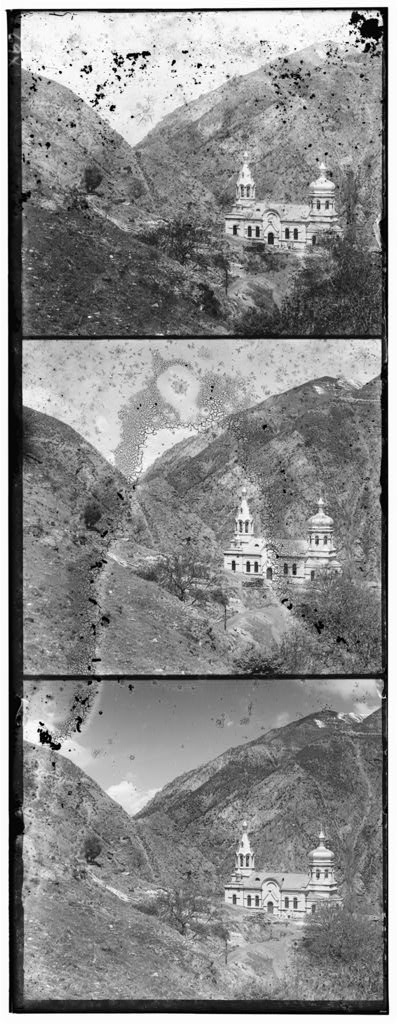
#> input picture data/images/00056v.jpg, 398 x 1024 px, found by its file name; its folder holds only this picture in this run
$ python main.py
#> lines starting #> are read from the running program, lines starting #| are printed output that depends on the picture
### alignment.py
import numpy as np
import cv2

def split_image(image):
    """Splits grayscale image into B, G, R channels (top to bottom)."""
    h = image.shape[0] // 3
    B = image[0:h, :]
    G = image[h:2*h, :]
    R = image[2*h:3*h, :]
    return B, G, R


def ssd_metric(img1, img2):
    """Computes Sum of Squared Differences (SSD) between two images."""
    diff = img1.astype(np.float32) - img2.astype(np.float32)
    return np.sum(diff ** 2)


# [9 lines left out: function ncc_metric, not called in this run]


def align_channels(ref, target, search_range=15, metric="ssd"):
    """
    Aligns target channel to reference channel using SSD or NCC.
    Returns the optimal (dy, dx) shift.
    """
    best_score = float('inf') if metric == "ssd" else -float('inf')
    best_shift = (0, 0)

    h, w = ref.shape
    crop_h = int(0.1 * h)
    crop_w = int(0.1 * w)

    # Crop both images to ignore noisy borders (10%)
    ref_cropped = ref[crop_h:-crop_h, crop_w:-crop_w]

    for dy in range(-search_range, search_range + 1):
        for dx in range(-search_range, search_range + 1):
            # Kaydırma: dışarı taşan kısımlar 0 olacak (wrap-around yok)
            shifted = np.roll(target, (dy, dx), axis=(0, 1))
            shifted[:crop_h, :] = 0
            shifted[-crop_h:, :] = 0
            shifted[:, :crop_w] = 0
            shifted[:, -crop_w:] = 0

            shifted_cropped = shifted[crop_h:-crop_h, crop_w:-crop_w]

            # Hesapla
            score = (
                ssd_metric(ref_cropped, shifted_cropped)
                if metric == "ssd"
                else ncc_metric(ref_cropped, shifted_cropped)
            )

            if (metric == "ssd" and score < best_score) or (metric == "ncc" and score > best_score):
                best_score = score
                best_shift = (dy, dx)

    return best_shift


def pyramid_align(ref, target, levels=3, metric="ssd"):
    """
    Pyramid-based alignment for large images.
    Returns (dy, dx) shift with coarse-to-fine strategy.
    """
    # Base case: lowest pyramid level
    if levels == 0 or min(ref.shape) < 50:
        return align_channels(ref, target, search_range=15, metric=metric)

    # Create downsampled versions
    ref_small = cv2.pyrDown(ref)
    target_small = cv2.pyrDown(target)

    # Recursive alignment at smaller scale
    dy, dx = pyramid_align(ref_small, target_small, levels - 1, metric)

    # Scale back the shift
    dy, dx = dy * 2, dx * 2

    # Refine around the scaled estimate
    refined_shift = align_channels(
        ref, np.roll(target, (dy, dx), axis=(0, 1)), search_range=2, metric=metric
    )
    final_dy = dy + refined_shift[0]
    final_dx = dx + refined_shift[1]

    return (final_dy, final_dx)

### utils.py
import time
import cv2
import os
import numpy as np

import cv2
import numpy as np

def auto_crop(image, threshold_ratio=0.05, min_crop=5):
    """
    Bonus 4: Automatic Edge Cropping
    Detects and removes black borders or alignment artifacts automatically
    by analyzing pixel intensity on all four edges (top, bottom, left, right).

    Returns:
        cropped (ndarray): Cropped version of the image
    """

    # Convert image to grayscale for intensity analysis
    gray = cv2.cvtColor(image, cv2.COLOR_BGR2GRAY)

    # Compute intensity threshold (minimum 10 to handle bright images)
    threshold = max(10, np.mean(gray) * threshold_ratio)

    h, w = gray.shape

    # --- TOP EDGE ---
    top = 0
    for y in range(h // 3):  # Only check the upper third
        if np.mean(gray[y, :]) > threshold:
            top = max(y - min_crop, 0)
            break

    # --- BOTTOM EDGE ---
    bottom = h
    for y in range(h - 1, h // 3, -1):  # Scan upward from bottom
        if np.mean(gray[y, :]) > threshold:
            bottom = min(y + min_crop, h)
            break

    # --- LEFT EDGE ---
    left = 0
    for x in range(w // 3):  # Only check the left third
        if np.mean(gray[:, x]) > threshold:
            left = max(x - min_crop, 0)
            break

    # --- RIGHT EDGE ---
    right = w
    for x in range(w - 1, w // 3, -1):  # Scan leftward from right
        if np.mean(gray[:, x]) > threshold:
            right = min(x + min_crop, w)
            break

    # --- CROP IMAGE ---
    cropped = image[top:bottom, left:right]

    return cropped


def measure_time(func):
    """Decorator for measuring function execution time."""
    def wrapper(*args, **kwargs):
        start = time.time()
        result = func(*args, **kwargs)
        duration = time.time() - start
        return result, duration
    return wrapper


def save_results(result_dir, base_name, unaligned, aligned, enhanced):
    """Saves output images to results directory."""
    os.makedirs(result_dir, exist_ok=True)
    cv2.imwrite(os.path.join(result_dir, f"{base_name}_unaligned.jpg"), unaligned)
    cv2.imwrite(os.path.join(result_dir, f"{base_name}_aligned.jpg"), aligned)
    cv2.imwrite(os.path.join(result_dir, f"{base_name}_enhanced.jpg"), enhanced)

### enhancement.py
import cv2
import numpy as np

def enhance_image(image):
    """
    Enhances the aligned image using two techniques
    1. Histogram Equalization – improves contrast
    2. Gamma Correction – adjusts brightness
    """

    # Histogram Equalization
    channels = cv2.split(image)
    eq_channels = [cv2.equalizeHist(ch) for ch in channels]
    hist_eq = cv2.merge(eq_channels)

    # Gamma Correction
    gamma = 1.2
    inv_gamma = 1.0 / gamma
    table = np.array([(i / 255.0) ** inv_gamma * 255 for i in np.arange(256)]).astype("uint8")
    gamma_corrected = cv2.LUT(hist_eq, table)

    return gamma_corrected

### main.py
import os
import cv2
import numpy as np
from alignment import split_image, align_channels, pyramid_align
from enhancement import enhance_image
from utils import save_results, measure_time, auto_crop

BASE_DIR = os.path.dirname(os.path.abspath(__file__))
DATA_DIR = os.path.join(BASE_DIR, "../data/images")
DEFAULT_RESULTS_DIR = os.path.join(BASE_DIR, "../results")

# Variables to store the state of bonus features
USE_PYRAMID = False
USE_AUTOCROP = False
CURRENT_RESULTS_DIR = DEFAULT_RESULTS_DIR

@measure_time
def process_image(path, use_pyramid, use_autocrop, results_dir):
    """
    Loads an image, aligns its channels, applies optional cropping,
    enhances it, and saves the results.
    """
    # Load image as grayscale (single channel)
    img = cv2.imread(path, cv2.IMREAD_GRAYSCALE)
    if img is None:
        raise ValueError(f"Image could not be loaded: {path}")

    print(f"→ Processing {os.path.basename(path)}")
    print(f"   Pyramid Alignment: {'ON' if use_pyramid else 'OFF'}")
    print(f"   Auto Crop: {'ON' if use_autocrop else 'OFF'}")


    # Split the stacked grayscale image into B, G, R channels
    B, G, R = split_image(img)

    # === Channel Alignment ===
    # Reference channel is B (Blue)
    if use_pyramid:
        # Use Pyramid Alignment (Bonus 5)
        shift_G = pyramid_align(B, G)
        shift_R = pyramid_align(B, R)
    else:
        # Use Standard Alignment (SSD metric)
        shift_G = align_channels(B, G, 15, metric="ssd")
        shift_R = align_channels(B, R, 15, metric="ssd")

    # Apply the calculated shifts
    G_aligned = np.roll(G, shift_G, axis=(0, 1))
    R_aligned = np.roll(R, shift_R, axis=(0, 1))

    # Merge channels to create BGR images
    unaligned = cv2.merge([B, G, R])
    aligned = cv2.merge([B, G_aligned, R_aligned])

    # === Automatic Cropping ===
    if use_autocrop:
        # Apply Automatic Edge Cropping (Bonus 4)
        aligned = auto_crop(aligned)

    # === Image Enhancement ===
    enhanced = enhance_image(aligned)

    base_name = os.path.splitext(os.path.basename(path))[0]

    # Save output images
    save_results(results_dir, base_name, unaligned, aligned, enhanced)

    return shift_G, shift_R


if __name__ == "__main__":

    # --- User Input for Bonus Features ---

    # Query for Pyramid Alignment
    pyramid_input = input("Enable Pyramid Alignment (Bonus 5)? (y/n): ").strip().lower()
#> the answer given: y
    USE_PYRAMID = pyramid_input == 'y'

    # Query for Automatic Edge Cropping
    crop_input = input("Enable Automatic Edge Cropping (Bonus 4)? (y/n): ").strip().lower()
#> the answer given: y
    USE_AUTOCROP = crop_input == 'y'

    # --- Determine Results Directory ---

    if USE_PYRAMID or USE_AUTOCROP:
        # If at least one bonus is enabled, use a specific directory name
        bonus_parts = []
        if USE_PYRAMID:
            bonus_parts.append("Pyramid")
        if USE_AUTOCROP:
            bonus_parts.append("Crop")

        bonus_suffix = "_with_" + "_".join(bonus_parts)
        # Create a new results directory path
        CURRENT_RESULTS_DIR = DEFAULT_RESULTS_DIR.replace("results", "results" + bonus_suffix)
    else:
        # If no bonus is enabled, use a 'no_bonus' directory
        CURRENT_RESULTS_DIR = os.path.join(BASE_DIR, "../results")

    # Create the results directory if it doesn't exist
    if not os.path.exists(CURRENT_RESULTS_DIR):
        os.makedirs(CURRENT_RESULTS_DIR)

    print(f"\nResults will be saved to: {CURRENT_RESULTS_DIR}")
    print(f"Pyramid Alignment: {'ENABLED' if USE_PYRAMID else 'DISABLED'}")
    print(f"Automatic Cropping: {'ENABLED' if USE_AUTOCROP else 'DISABLED'}\n")

    # --- Process all images in the data directory ---
    for file in os.listdir(DATA_DIR):
        if file.endswith((".jpg", ".tif", ".png")): # Added common image extensions
            path = os.path.join(DATA_DIR, file)

            # Process the image with current bonus settings
            (shift_G, shift_R), duration = process_image(
                path,
                USE_PYRAMID,
                USE_AUTOCROP,
                CURRENT_RESULTS_DIR
            )
#> in process_image, img is the input picture: shape (1024, 398); min 0, max 255, mean 138.2
#> after the loop in align_channels, `for dy in range(-search_range, search_range + 1):`: best_score = 1779158; best_shift = (1, 0)
#> call 2 of align_channels, with search_range = 2, metric = 'ssd'
#> after the loop in align_channels (call 2), `for dy in range(-search_range, search_range + 1):`:
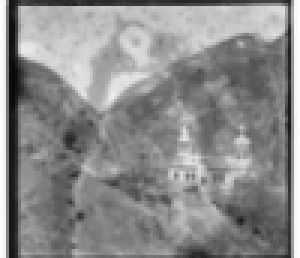
#> target: shape (86, 100) (shown 3 times larger); min 8, max 252, mean 139
#> after the loop in align_channels (call 2), `for dy in range(-search_range, search_range + 1):`: best_score = 8245228; best_shift = (0, 0)
#> call 3 of align_channels, with search_range = 2, metric = 'ssd'
#> after the loop in align_channels (call 3), `for dy in range(-search_range, search_range + 1):`:
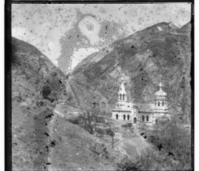
#> target: shape (171, 199); min 6, max 253, mean 138.5
#> after the loop in align_channels (call 3), `for dy in range(-search_range, search_range + 1):`: best_score = 36647452; best_shift = (-1, 1)
#> in pyramid_align, `dy, dx = pyramid_align(ref_small, target_small, levels - 1, metric)`: dy = 3; dx = 1
#> in pyramid_align, `dy, dx = dy * 2, dx * 2`: dy = 6; dx = 2
#> call 4 of align_channels, with search_range = 2, metric = 'ssd'
#> after the loop in align_channels (call 4), `for dy in range(-search_range, search_range + 1):`:
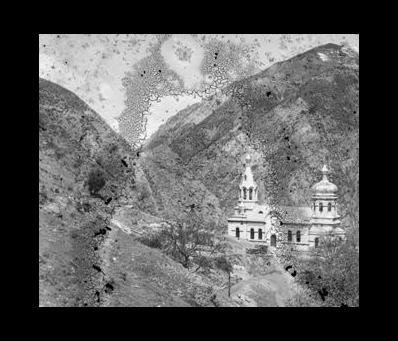
#> shifted: shape (341, 398); min 0, max 255, mean 90.7
#> after the loop in align_channels (call 4), `for dy in range(-search_range, search_range + 1):`:
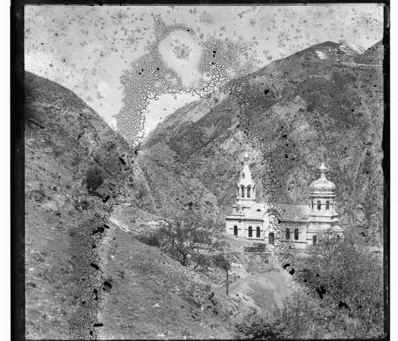
#> target: shape (341, 398); min 0, max 255, mean 138.5
#> after the loop in align_channels (call 4), `for dy in range(-search_range, search_range + 1):`: best_score = 188412720; best_shift = (0, -1)
#> in pyramid_align, `final_dy = dy + refined_shift[0]`: final_dy = 6
#> in process_image, `shift_G = pyramid_align(B, G)`: shift_G = (6, 1)
#> in pyramid_align (call 6), `target_small = cv2.pyrDown(target)`:
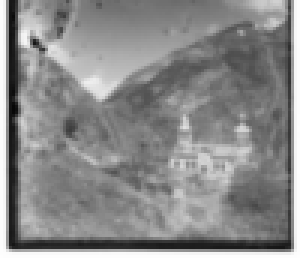
#> target_small: shape (86, 100) (shown 3 times larger); min 7, max 254, mean 137.1
#> after the loop in align_channels (call 5), `for dy in range(-search_range, search_range + 1):`:
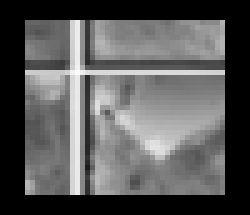
#> shifted: shape (43, 50) (shown 5 times larger); min 0, max 251, mean 88.6
#> after the loop in align_channels (call 5), `for dy in range(-search_range, search_range + 1):`: best_score = 3559534; best_shift = (1, 0)
#> the loop in align_channels (call 6), `for dy in range(-search_range, search_range + 1):` made 5 passes
#> pass 1, in ssd_metric (call 2000), `diff = img1.astype(np.float32) - img2.astype(np.float32)`:
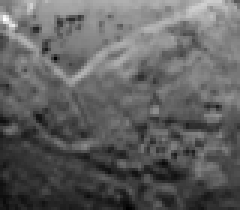
#> diff: shape (70, 80) float32 (shown 3 times larger); min -129, max 222, mean 4.4; drawn with min black and max white
#> in pyramid_align (call 6), `dy, dx = pyramid_align(ref_small, target_small, levels - 1, metric)`: dy = 3
#> in pyramid_align (call 6), `dy, dx = dy * 2, dx * 2`: dy = 6
#> in pyramid_align (call 6), `refined_shift = align_channels( ref, np.roll(target, (dy, dx), axis=(0..`: refined_shift = (0, 0)
#> in pyramid_align (call 6), `final_dy = dy + refined_shift[0]`: final_dy = 6
#> in process_image, `shift_R = pyramid_align(B, R)`: shift_R = (13, 1)
#> in auto_crop, `threshold = max(10, np.mean(gray) * threshold_ratio)`: threshold = 10
#> in enhance_image, `eq_channels = [cv2.equalizeHist(ch) for ch in channels]`: eq_channels = 3 items
#> in wrapper, `result = func(*args, **kwargs)`: result = ((6, 1), (13, 1))
#> shift_G = (6, 1); shift_R = (13, 1); duration = 0.389
            print(f"Processed {file}: G{shift_G}, R{shift_R} | Time: {duration:.2f}s")
#| Processed 00056v.jpg: G(6, 1), R(13, 1) | Time: 0.39s

$ run again, on data/images/00163v.jpg
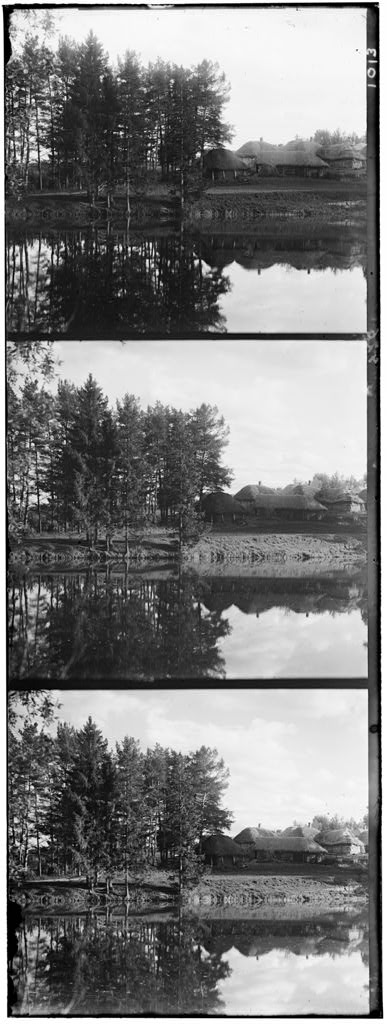
#> input picture data/images/00163v.jpg, 387 x 1024 px, found by its file name
#> in process_image, img is the input picture: shape (1024, 387); min 0, max 255, mean 125.1
#> ref_small: shape (86, 97)
#> target_small: shape (86, 97)
#> ref_small: shape (43, 49)
#> target_small: shape (43, 49)
#> after the loop in align_channels, `for dy in range(-search_range, search_range + 1):`: best_score = 720699; best_shift = (0, 0)
#> ref_cropped: shape (70, 79)
#> ref_cropped: shape (137, 156)
#> in pyramid_align, `dy, dx = pyramid_align(ref_small, target_small, levels - 1, metric)`: dy = -1
#> in pyramid_align, `dy, dx = dy * 2, dx * 2`: dy = -2
#> ref_cropped: shape (273, 311)
#> after the loop in align_channels (call 4), `for dy in range(-search_range, search_range + 1):`:
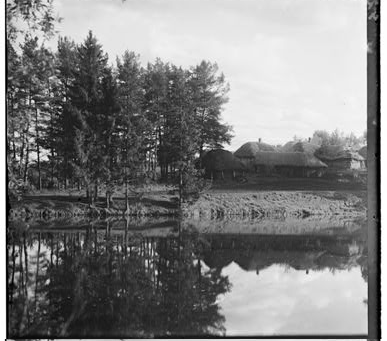
#> target: shape (341, 387); min 0, max 255, mean 127.9
#> after the loop in align_channels (call 4), `for dy in range(-search_range, search_range + 1):`: best_score = 68352800; best_shift = (-1, 1)
#> final_dy = -3
#> final_dx = 1
#> in process_image, `shift_G = pyramid_align(B, G)`: shift_G = (-3, 1)
#> target_small: shape (171, 194)
#> target_small: shape (86, 97)
#> target_small: shape (43, 49)
#> after the loop in align_channels (call 6), `for dy in range(-search_range, search_range + 1):`:
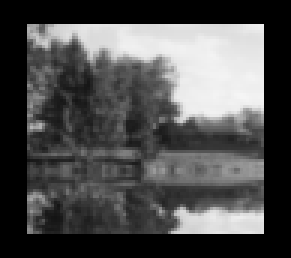
#> shifted: shape (86, 97) (shown 3 times larger); min 0, max 245, mean 78.9
#> after the loop in align_channels (call 6), `for dy in range(-search_range, search_range + 1):`: best_score = 3543220; best_shift = (-1, 0)
#> in process_image, `shift_R = pyramid_align(B, R)`: shift_R = (-4, 1)
#> threshold = 10
#> eq_channels = 3 items
#> result = ((-3, 1), (-4, 1))
#> `(shift_G, shift_R), duration = process_image( path, USE_PYRAMID, USE_A..`: shift_G = (-3, 1); shift_R = (-4, 1); duration = 0.357
#| Processed 00163v.jpg: G(-3, 1), R(-4, 1) | Time: 0.36s

$ run again, on data/images/00194v.jpg
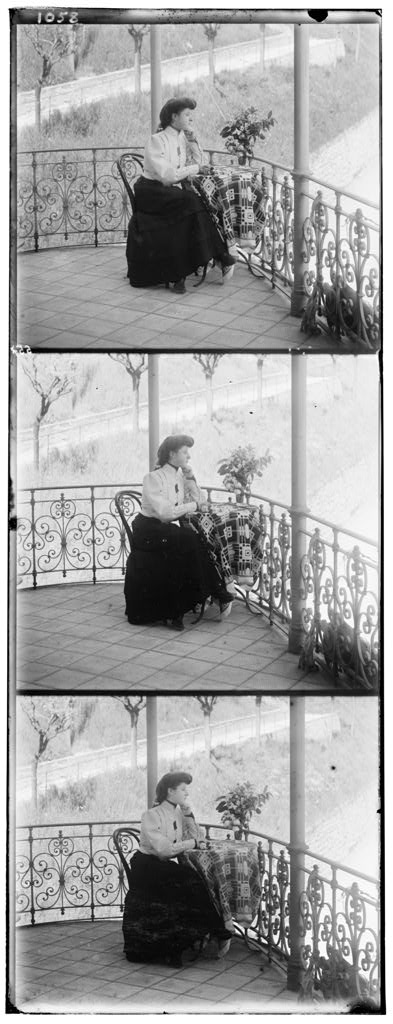
#> input picture data/images/00194v.jpg, 393 x 1024 px, found by its file name
#> in process_image, img is the input picture: shape (1024, 393); min 0, max 255, mean 162
#> ref_small: shape (86, 99)
#> target_small: shape (86, 99)
#> ref_small: shape (43, 50)
#> target_small: shape (43, 50)
#> after the loop in align_channels, `for dy in range(-search_range, search_range + 1):`: best_score = 942195; best_shift = (0, 0)
#> ref_cropped: shape (70, 81)
#> ref_cropped: shape (137, 159)
#> in pyramid_align, `dy, dx = pyramid_align(ref_small, target_small, levels - 1, metric)`: dx = 1
#> in pyramid_align, `dy, dx = dy * 2, dx * 2`: dy = 4; dx = 2
#> ref_cropped: shape (273, 315)
#> after the loop in align_channels (call 4), `for dy in range(-search_range, search_range + 1):`:
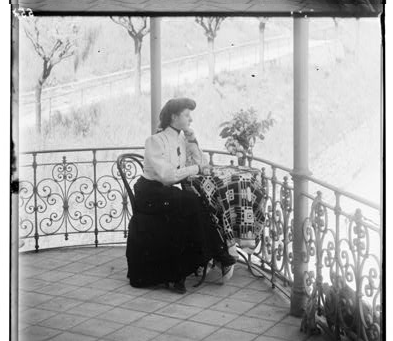
#> target: shape (341, 393); min 0, max 255, mean 168.8
#> after the loop in align_channels (call 4), `for dy in range(-search_range, search_range + 1):`: best_score = 77104448; best_shift = (0, 0)
#> final_dy = 4
#> final_dx = 2
#> in process_image, `shift_G = pyramid_align(B, G)`: shift_G = (4, 2)
#> target_small: shape (171, 197)
#> target_small: shape (86, 99)
#> target_small: shape (43, 50)
#> the loop in align_channels (call 6), `for dy in range(-search_range, search_range + 1):` made 5 passes
#> pass 1, in ssd_metric (call 2001), `diff = img1.astype(np.float32) - img2.astype(np.float32)`:
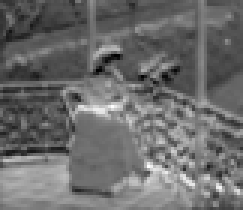
#> diff: shape (70, 81) float32 (shown 3 times larger); min -89, max 134, mean 5.5; drawn with min black and max white
#> in process_image, `shift_R = pyramid_align(B, R)`: shift_R = (7, 4)
#> threshold = 10
#> eq_channels = 3 items
#> result = ((4, 2), (7, 4))
#> `(shift_G, shift_R), duration = process_image( path, USE_PYRAMID, USE_A..`: shift_G = (4, 2); shift_R = (7, 4); duration = 0.386
#| Processed 00194v.jpg: G(4, 2), R(7, 4) | Time: 0.39s

$ run again, on data/images/00398v.jpg
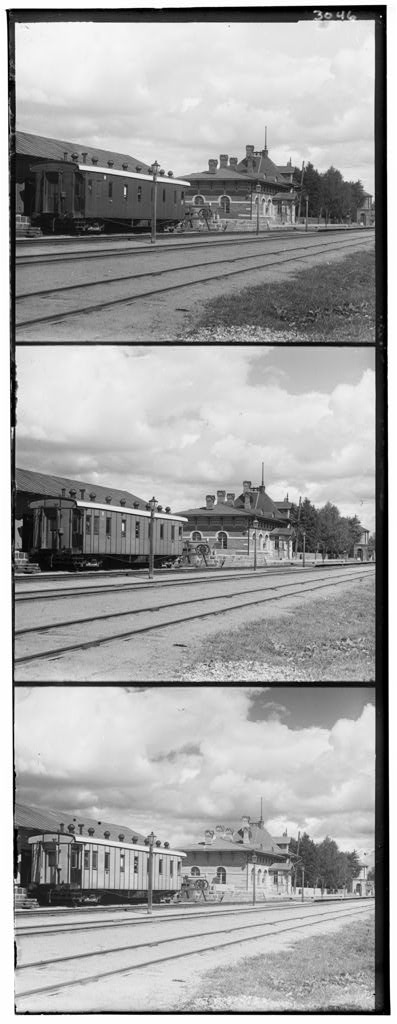
#> input picture data/images/00398v.jpg, 397 x 1024 px, found by its file name
#> in process_image, img is the input picture: shape (1024, 397); min 0, max 255, mean 163.6
#> ref_small: shape (86, 100)
#> target_small: shape (86, 100)
#> ref_small: shape (43, 50)
#> target_small: shape (43, 50)
#> after the loop in align_channels, `for dy in range(-search_range, search_range + 1):`: best_score = 791932; best_shift = (1, 1)
#> ref_cropped: shape (70, 80)
#> ref_cropped: shape (137, 161)
#> in pyramid_align, `dy, dx = pyramid_align(ref_small, target_small, levels - 1, metric)`: dy = 3; dx = 1
#> in pyramid_align, `dy, dx = dy * 2, dx * 2`: dy = 6; dx = 2
#> ref_cropped: shape (273, 319)
#> refined_shift = (-1, 1)
#> final_dy = 5
#> final_dx = 3
#> in process_image, `shift_G = pyramid_align(B, G)`: shift_G = (5, 3)
#> target_small: shape (171, 199)
#> target_small: shape (86, 100)
#> target_small: shape (43, 50)
#> the loop in align_channels (call 6), `for dy in range(-search_range, search_range + 1):` made 5 passes
#> pass 1, in ssd_metric (call 2000), `diff = img1.astype(np.float32) - img2.astype(np.float32)`:
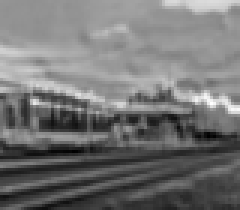
#> diff: shape (70, 80) float32 (shown 3 times larger); min -149, max 132, mean -20.8; drawn with min black and max white
#> in process_image, `shift_R = pyramid_align(B, R)`: shift_R = (11, 4)
#> threshold = 10
#> eq_channels = 3 items
#> result = ((5, 3), (11, 4))
#> `(shift_G, shift_R), duration = process_image( path, USE_PYRAMID, USE_A..`: shift_G = (5, 3); shift_R = (11, 4); duration = 0.571
#| Processed 00398v.jpg: G(5, 3), R(11, 4) | Time: 0.57s
